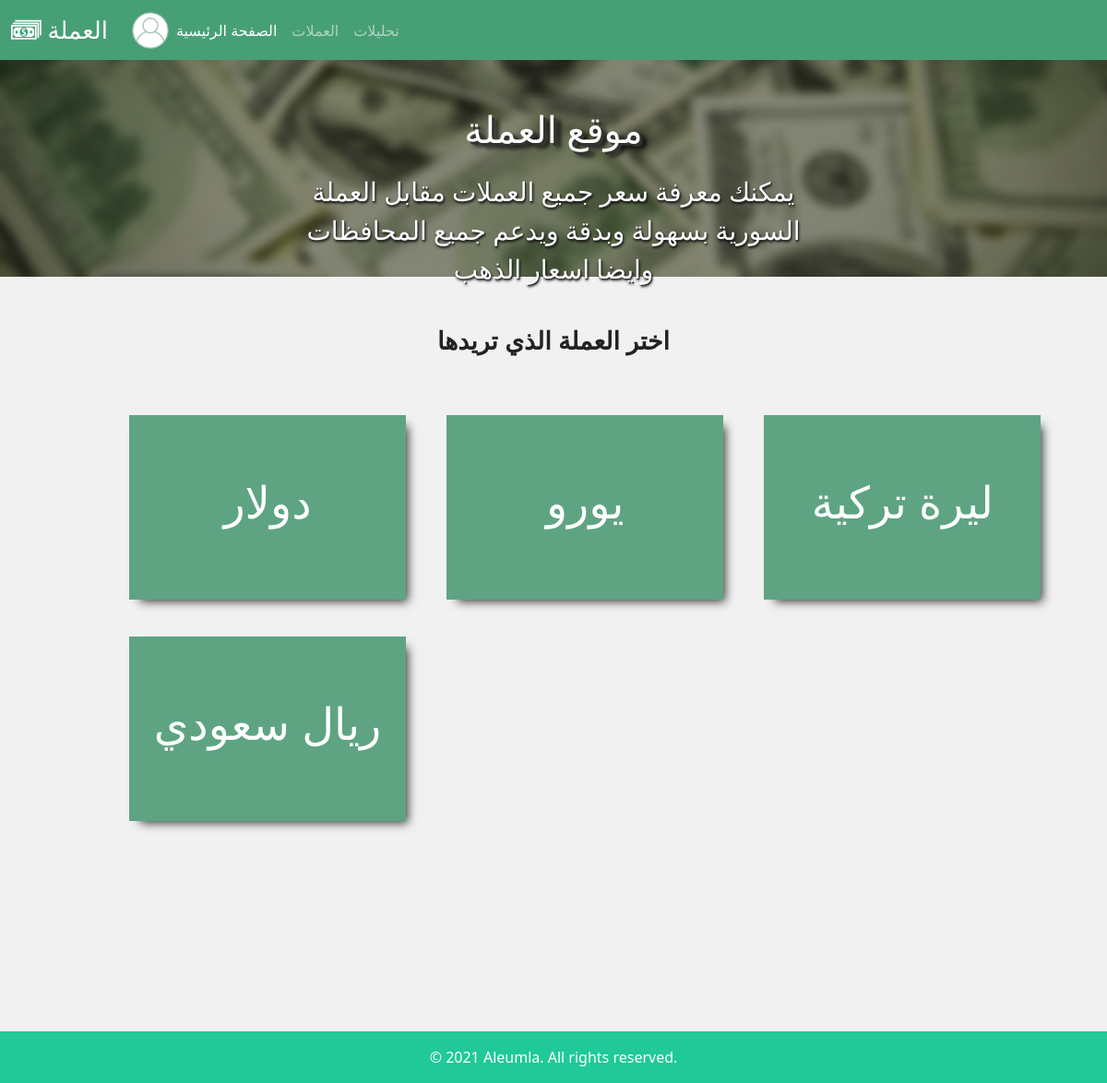
/services/materials/1/1 (signed in), run on the app's committed database.
### accounts/models.py (models this page shows, shortened)
class UserProfile(models.Model):
    user = models.OneToOneField(User, on_delete=models.CASCADE, verbose_name="اسم المستخدم")
    phone = models.CharField(max_length=11, blank=True)
    img = models.ImageField(upload_to="accounts/%Y/%M/%d", verbose_name="صورة ملف الشخصي", blank=True, default="user.png")
    city = models.CharField(max_length=50, blank=True)
    is_actived = models.BooleanField(default=False)

### services/models.py (models this page shows, shortened)
class Materials(models.Model):
    name = models.CharField(max_length=50)
    img = models.ImageField(upload_to="Materials/%Y/%M/%d", blank=True)
    type = models.ForeignKey(Type, on_delete=models.CASCADE)
    link = models.IntegerField(default=0)
    informtions = models.TextField(default=Materials_informtions)

### services/views.py (the view)
# urls.py: path('materials/<int:type_id>/<int:city_id>', views.materials, name='materials'),
def materials(request, type_id, city_id):
    materials = Materials.objects.all()
    item = {
        'material': materials,
        'type_id' : type_id,
        'city_id' : city_id,
    }
    return render(request, 'services/materials.html', item)

### templates/services/materials.html (shortened to what this page needs)
{% extends 'base.html' %}
{% block sheri %}
<div style="vertical-align: top; position:relative; display: inline-block; width:100%; min-height:110px; background:none; " id="container_7b65bfd9">
  <div style="margin: 10px; display: block; " id="container_7b65bfd9_padding" >
    <div style="text-align:center;">
      <div style="vertical-align: top; position:relative; display: inline-block; margin:30px 0px 0px 0px;width:100%; min-height:55px; background:none; " id="container_6a4e7890">
        <div style="margin: 10px; display: block; " id="container_6a4e7890_padding" >
          <div style="text-align:center;">
            <span style="font-size:20pt; font-family:Arial, Helvetica, sans-serif; color:#222222; font-weight:bold; ">اختر العملة الذي تريدها</span>
            </div>
          </div>
        </div>
      </div>
    </div>
  </div>
<div style="vertical-align: top; position:relative; display: inline-block; width:100%; min-height:150px; background:none; " id="container_738e08a8">
  <div style="margin: 20px 20px 120px 120px; display: block; " id="container_738e08a8_padding" >
    <div style="text-align:center;">
      <div style="vertical-align: top; position:relative; display: inline-block; width:100%; background:none; " id="container_4d4382a7">
        <div style="text-align:left;">
{% for materials in material %}
  {% if type_id == materials.type.id %}
  {% if materials.img %}
            <a href="{% url 'index' %}services/card/{{type_id}}/{{city_id}}/{{materials.link}}" style="text-decoration:none"><div style="vertical-align: bottom; position:relative; display: inline-block; margin:20px; width:300px; height:200px; background-color:#5EA483; background-image: url({{materials.img.url}}); background-position:top left; background-size:cover; box-shadow: 7px 7px 10px -5px rgba(0, 0, 0, 0.784314); " id="button_d2a2f7b">
  {% endif %}
              <div style="margin: 60px 10px 10px 10px;display: block; " id="button_d2a2f7b_padding" >
                <div style="display: table; width: 100%; height: 100%;"><div style="display: table-cell; vertical-align: middle;">                <div style="text-align:center;">
                    <span style="font-size:36pt; font-family:Arial, Helvetica, sans-serif; color:#FFFFFF; ">{{materials.name}}</span>
                    </div>
                  </div></div>
                </div>
              </div></a>
  {% endif %}
{% endfor %}
        </div>
      </div>
    </div>
  </div>
{% endblock %}

### templates/part/__navbar.html (shortened to what this page needs)
<nav class="navbar navbar-expand-lg navbar-dark fixed-top" style="background-color:#479f76; ">
  <div class="container-fluid ">
    <a class="navbar-brand" href="{% url 'index' %}" style="font-size:26px">
العملة</a>
    <div class="collapse navbar-collapse " id="navbarNavDropdown">
      <ul class="navbar-nav ">
        {% if user.is_authenticated %}
            <li class="nav-item dropdown" style="margin-left:10px">
              <img width='40px' src="{{user.userprofile.img.url}}" class="rounded-circle" alt="{{user.username}}" class="nav-link dropdown-toggle rounded-circle" href="#" id="navbarDropdownMenuLink" role="button" data-bs-toggle="dropdown" aria-expanded="false">
            </li>
        {% endif %}
        <li class="nav-item">
          <a class="nav-link active" aria-current="page" href="{% url 'index' %}">الصفحة الرئيسية</a>
        </li>
        <li class="nav-item">
          <a class="nav-link" href="{% url 'index' %}services/type">العملات</a>
        </li>
        <li class="nav-item">
          <a class="nav-link" href="{% url 'details' %}">تحليلات</a>
        </li>
      </ul>
    </div>
  </div>
</nav>

### data on the page
Materials: name "دولار"
Materials: name "يورو"
Materials: name "ليرة تركية"
Materials: name "ريال سعودي"
